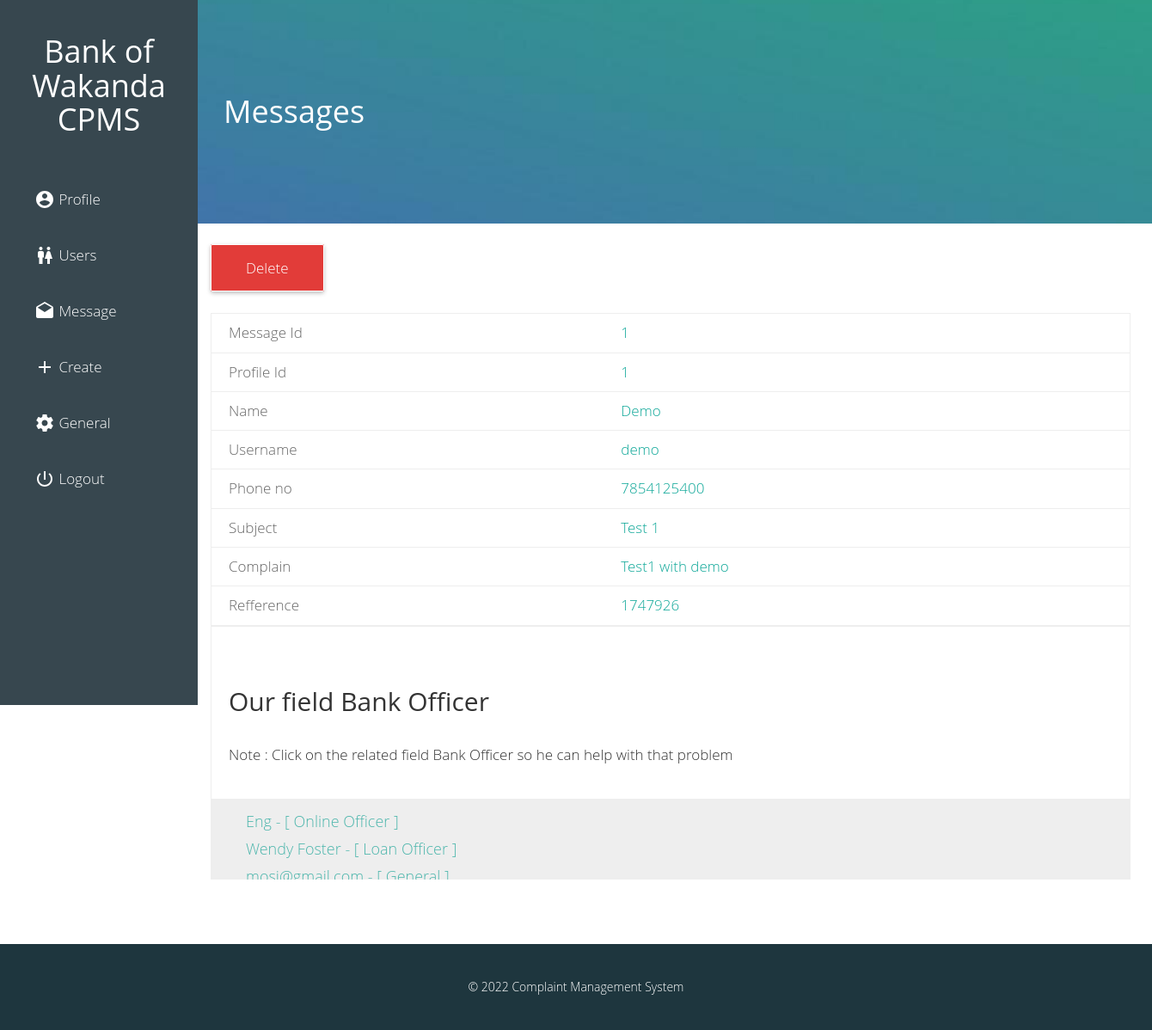
/admin/message-view.php?id=1 (signed in), run on the app's committed database.
### tables this page shows
CREATE TABLE IF NOT EXISTS `cmp_log` (
`id` int(11) NOT NULL,
  `user_id` int(3) NOT NULL,
  `name` varchar(50) NOT NULL,
  `username` varchar(50) NOT NULL,
  `email` varchar(80) NOT NULL,
  `phone no` varchar(10) NOT NULL,
  `subject` varchar(150) NOT NULL,
  `complain` varchar(300) NOT NULL,
  `ref_no` int(100) NOT NULL
);

CREATE TABLE IF NOT EXISTS `dummy` (
`id` int(11) NOT NULL,
  `name` varchar(20) NOT NULL,
  `user_name` varchar(20) NOT NULL,
  `email` varchar(170) NOT NULL,
  `post` varchar(50) NOT NULL,
  `password` varchar(20) NOT NULL,
  `time` timestamp NOT NULL DEFAULT CURRENT_TIMESTAMP ON UPDATE CURRENT_TIMESTAMP
);

### core/config.php (called while the page is built, shortened)
<?php
$web_name = "Complaint Management System";
?>

### admin/message-view.php (the view, shortened to what this page needs)
<?php
  require '../core/config.php';
  $id = $_GET['id'];
 ?>
<!DOCTYPE html>
<html>
  <head>
    <link rel="stylesheet" href="../files/css/bootstrap.css">
    <link rel="stylesheet" href="../files/css/custom.css">
  </head>
  <body>
  <?php require 'nav.php';?>
  <div class="animated fadeIn">
  <div class="cover main">
    <h1>Messages</h1>
  </div>
    <div class="div">
        <div class="col-lg-12 ">
          <?php
          echo "<a class='button logout' href ='m_delete.php?id=$id' onClick=\"javascript:return confirm ('Are you really want to delete ?');\">Delete</a>";
           ?>
           <br><br><br><br>
          <table>
          <?php
            $query1=mysql_query("SELECT * FROM `cmp_log` WHERE id='$id'");
            while( $arry=mysql_fetch_array($query1) ) {
              $id = $arry['id'];
              $user_id = $arry['user_id'];
              $name = $arry['name'];
              $username = $arry['username'];
              $phone_no = $arry['phone no'];
              $subject = $arry['subject'];
              $complain = $arry['complain'];
              $ref = $arry['ref_no'];
            }
               echo "<tr> <td> <b> Message Id </b> </td>";
               echo "     <td> ".$id."</td> </tr>";
               echo "<tr> <td> <b> Profile Id </b> </td>";
               echo "     <td> ".$user_id."</td> </tr>";
               echo "<tr> <td> <b> Name </b> </td>";
               echo "     <td> ".$name."</td> </tr>";
               echo "<tr> <td> <b> Username </b> </td>";
               echo "     <td> ".$username."</td> </tr>";
               echo "<tr> <td> <b> Phone no </b> </td>";
               echo "     <td> ".$phone_no."</td> </tr>";
               echo "<tr> <td> <b> Subject </b> </td>";
               echo "     <td> ".$subject."</td> </tr>";
               echo "<tr> <td> <b> Complain </b> </td>";
               echo "     <td> ".$complain."</td></tr>";
               echo "<tr> <td> <b> Refference </b> </td>";
               echo "     <td> ".$ref."</td></tr>";
          ?>
          </table>
          <div class="field-off jumbotron">
            <br>
            <h2>Our field Bank Officer</h2>
            <p>Note : Click on the related field Bank Officer so he can help with that problem </p>
                <div class="li">
            <?php
              $db=mysql_query("SELECT * FROM `dummy`");
                while($data=mysql_fetch_array($db)) {
                   $name = $data['name'];
                  $post = $data['post'];
                  echo " <a class='list' href='forward.php?dummy=$name & id=$id'> $name - [ $post ]</a> <br> ";
                }
            ?>
                </div>
          </div>
          <br><br>
      </div>
    </div>
  </div>
  <footer>
  <br><br>&copy <?php echo date("Y"); ?> <?php echo $web_name; ?>
  </footer>
  </body>
</html>

### files/css/custom.css (style rules this page uses)
body { font-family:"Gotham A", Gotham, "Gotham SSm A", "Gotham SSm B", "Gotham SSm", "Proxima Nova", "Open Sans", "Helvetica Neue", Helvetica, Arial, sans-serif; font-weight: lighter; }
a,a:hover,a:focus,a:visited { color:#4db6ac; text-decoration: none!important; outline: 0px!important; }
a:-webkit-any-link { text-decoration: none;!important }
.col-lg-12 p { font-size: 17px!important; }
.cover { width:100%; height: 260px; background: #4db6ac url('../img/admin.jpg'); background-position: center center; background-size: cover; position: relative; float: left; z-index: 999; color: #fff; }
.main { padding-top: 90px; padding-left: 260px; padding-right: 30px; color:#fff; }
.div { width:1100px; min-height: 700px;; padding-top: 20px; background: #fff; position: relative; float: left; left: 230px; }
.button { position: relative; top: 20px; padding: 15px 40px; color: #fff!important; border-radius: 2px; box-shadow: 0 2px 5px rgba(0,0,0,.26); font-size: 17px; }
.logout { border: 1px solid #fff!important; background:#e23c39; }
table { width:100%; border-left: 1px solid #eee; border-right: 1px solid #eee; font-size: 17px; }
td { padding:10px; border-top: 1px solid #eee; border-bottom: 1px solid #eee; padding-left: 20px; color:#0ea798; }
table b { font-weight: lighter!important; color: #666; }
p { font-weight: lighter!important; font-size: 19px!important; line-height: 32px; padding: 20px!important; }
.field-off { width:100%; height: 300px; background: #fff; position: relative; border: 1px solid #eee; padding-top: 30px; }
h2 { padding-left: 20px; }
.li { width:100%; height: auto; padding-bottom: 30px; padding-top: 10px; background: #eee; float: left; padding-left: 40px; }
.list { line-height: 32px; font-size: 18px; }
footer { width: 100%; height: 100px; background: #1e363e; position: relative; float: left; text-align: center; color: #fff; }
.animated { animation-duration: 1s; animation-fill-mode: both; }
.fadeIn { animation-name: fadeIn; }

### data on the page
cmp_log: id "1", user "1", name "Demo", username "demo", phone no "7854125400", subject "Test 1", complain "Test1 with demo", ref_no "1747926"
dummy: name "Eng", post "Online Officer"
dummy: name "Wendy Foster", post "Loan Officer"
dummy: name "mosi@gmail.com", post "General"

### other printed values
$web_name "Complaint Management System"
